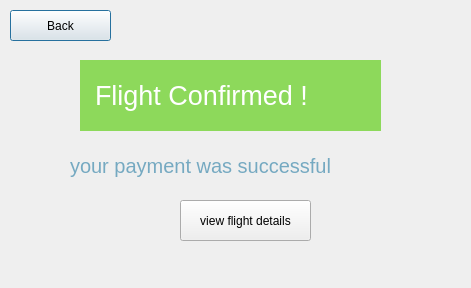
<?xml version="1.0" encoding="UTF-8"?>
<ui version="4.0">
 <class>Paymentsuccessful</class>
 <widget class="QDialog" name="Paymentsuccessful">
  <property name="geometry">
   <rect>
    <x>0</x>
    <y>0</y>
    <width>471</width>
    <height>288</height>
   </rect>
  </property>
  <property name="windowTitle">
   <string>Dialog</string>
  </property>
  <widget class="QLabel" name="label">
   <property name="geometry">
    <rect>
     <x>80</x>
     <y>60</y>
     <width>301</width>
     <height>71</height>
    </rect>
   </property>
   <property name="font">
    <font>
     <pointsize>20</pointsize>
    </font>
   </property>
   <property name="styleSheet">
    <string notr="true">background-color: rgb(141, 217, 91);
color : rgb(255, 255, 255) ;</string>
   </property>
   <property name="text">
    <string>  Flight Confirmed !</string>
   </property>
  </widget>
  <widget class="QLabel" name="label_2">
   <property name="geometry">
    <rect>
     <x>70</x>
     <y>130</y>
     <width>371</width>
     <height>71</height>
    </rect>
   </property>
   <property name="font">
    <font>
     <pointsize>15</pointsize>
    </font>
   </property>
   <property name="styleSheet">
    <string notr="true">color:rgb(117, 169, 193) ;</string>
   </property>
   <property name="text">
    <string>your payment was successful</string>
   </property>
  </widget>
  <widget class="QPushButton" name="pushButton_3">
   <property name="geometry">
    <rect>
     <x>10</x>
     <y>10</y>
     <width>101</width>
     <height>31</height>
    </rect>
   </property>
   <property name="font">
    <font>
     <pointsize>9</pointsize>
    </font>
   </property>
   <property name="text">
    <string>Back</string>
   </property>
  </widget>
  <widget class="QPushButton" name="pushButton">
   <property name="geometry">
    <rect>
     <x>180</x>
     <y>200</y>
     <width>131</width>
     <height>41</height>
    </rect>
   </property>
   <property name="text">
    <string>view flight details</string>
   </property>
  </widget>
 </widget>
 <resources/>
 <connections/>
</ui>
